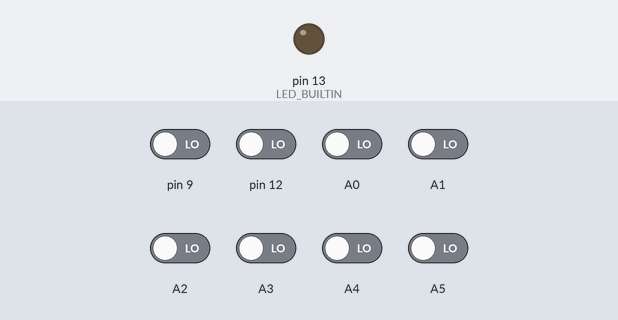
Bench run of a sketch on a simulated Arduino Uno, built with avr-gcc and run on an emulated ATmega328P. On the bench: output pins drawn as LEDs (lit = HIGH). The inputs (shaded band) are chosen by the test bench; at power-on: A0–5, pin 9, pin 12 LOW. What the sketch prints to the serial monitor is not drawn.

Above: at 0.1 s.
At 0.6 s:
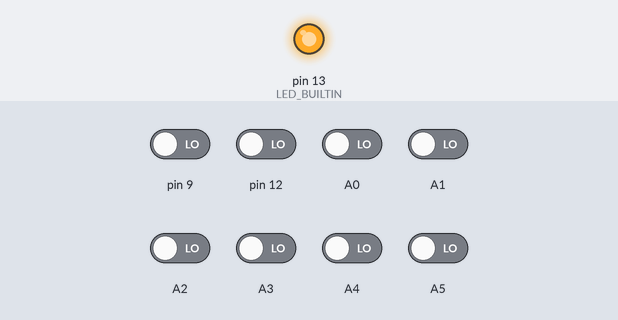
Timing chart, 0 to 12.0 s (numbered marks = the images above):
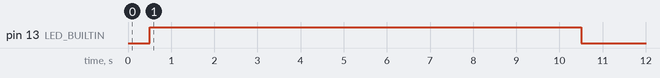

The sketch:

qtr8rc_visor.ino
```cpp
#include <QTRSensors.h>

QTRSensors qtr;

const uint8_t SensorCount = 8;
uint16_t sensorValues[SensorCount];

void setup()
{
  // Pines: S1-S6 -> A0-A5, S7 -> D12, S8 -> D9
  qtr.setTypeRC();
  qtr.setSensorPins((const uint8_t[]){A0, A1, A2, A3, A4, A5, 12, 9}, SensorCount);

  delay(500);
  pinMode(LED_BUILTIN, OUTPUT);
  digitalWrite(LED_BUILTIN, HIGH);

  // Calibracion 10 segundos
  unsigned long inicio = millis();
  while (millis() - inicio < 10000) {
    qtr.calibrate();
  }
  digitalWrite(LED_BUILTIN, LOW);

  Serial.begin(115200);

  Serial.print(F("Min: "));
  for (uint8_t i = 0; i < SensorCount; i++) {
    Serial.print(qtr.calibrationOn.minimum[i]);
    Serial.print('\t');
  }
  Serial.println();

  Serial.print(F("Max: "));
  for (uint8_t i = 0; i < SensorCount; i++) {
    Serial.print(qtr.calibrationOn.maximum[i]);
    Serial.print('\t');
  }
  Serial.println();
  Serial.println(F("S1\tS2\tS3\tS4\tS5\tS6\tS7\tS8\tPos"));
  delay(1000);
}

void loop()
{
  uint16_t position = qtr.readLineBlack(sensorValues);

  for (uint8_t i = 0; i < SensorCount; i++) {
    Serial.print(sensorValues[i]);
    Serial.print('\t');
  }
  Serial.println(position);

  delay(250);
}
```
